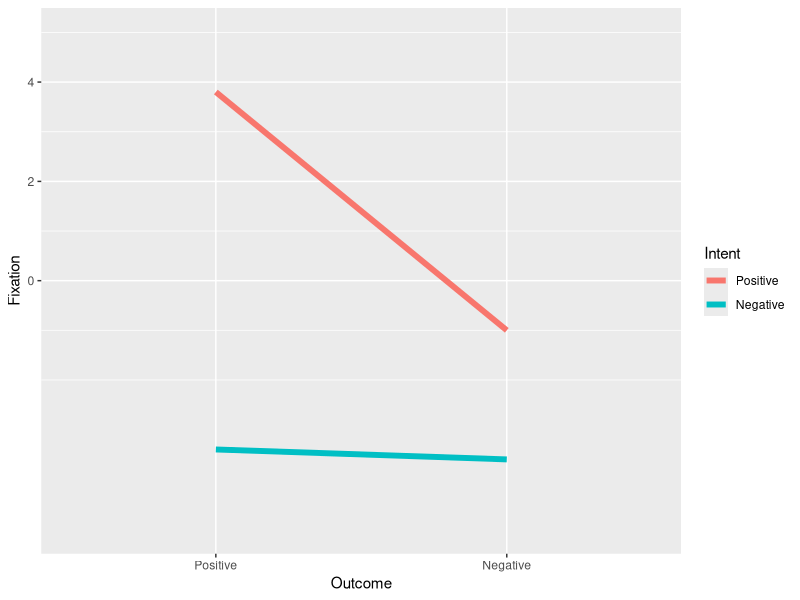
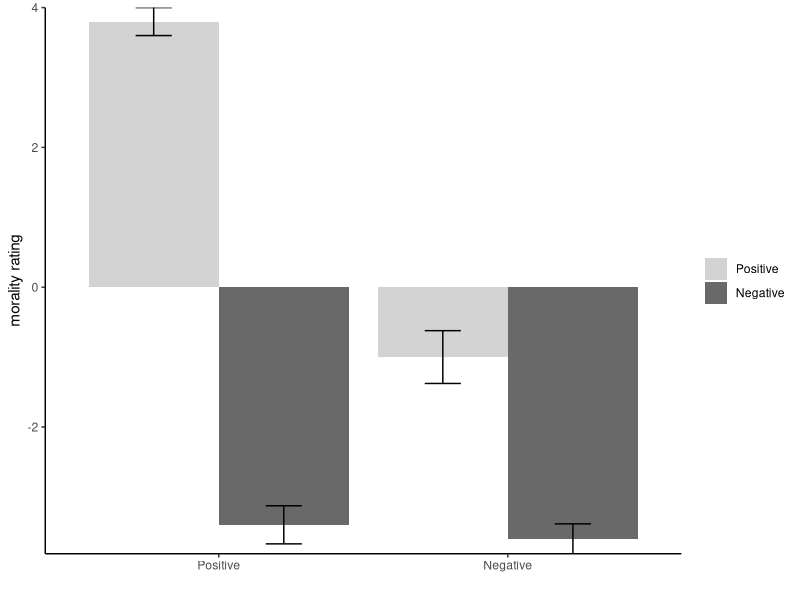

Recreate these plots in R, in order.
# Homework 4

setwd("/Users/rachel/Box\ Sync/R\ Coursework/HW4")

MoralStudy<-read.csv("RmStudy.csv")

MoralStudy$Outcome<-factor(MoralStudy$Outcome, 
                           levels = c(1,2),
                           labels = c("Positive","Negative"))

MoralStudy$Intent<-factor(MoralStudy$Intent, 
                          levels = c(1,2),
                          labels = c("Positive","Negative"))

### Means plot : see the direction of the effect
library(ggplot2)
library(dplyr)
library(emmeans)

Means.Table<-
  MoralStudy %>% 
  group_by(Outcome,Intent) %>%
  summarise(Fix.Mean=mean(Rating))

Means.Lines <-ggplot(data = Means.Table, aes(x = Outcome, y=Fix.Mean, group=Intent))+
  scale_y_continuous(limits=c(-5,5),breaks = seq(0,20,2))+
  geom_line(aes(colour = Intent), size=2)+
  ylab("Fixation")+xlab("Outcome")+
  theme(legend.position = "right")
Means.Lines

### Bar plot : it isn't appropriate to use a line graph so here's a bar chart
Means.Table2<-
  MoralStudy %>% 
  group_by(Outcome,Intent) %>%
  summarise(N=n(),
            Means=mean(Rating),
            SS=sum((Rating-Means)^2),
            SD=sd(Rating),
            SEM=SD/N^.5)

Plot.1<-ggplot(Means.Table2, aes(x = Outcome, y = Means, group = Intent))+
  geom_col(aes(group=Intent, fill=Intent), position=position_dodge(width=0.9))+
  scale_y_continuous(expand = c(0, 0))+ # Forces plot to start at zero
  geom_errorbar(aes(ymax = Means + SEM, ymin= Means - SEM), 
                position=position_dodge(width=0.9), width=0.25)+ #dodge separates the columns into groups
  scale_fill_manual(values=c("#D3D3D3","#696969"))+
  xlab('')+
  ylab('morality rating')+
  theme_bw()+
  theme(panel.grid.major=element_blank(),
        panel.grid.minor=element_blank(),
        panel.border=element_blank(),
        axis.line=element_line(), #this makes the box outline open on top
        legend.title=element_blank())
Plot.1


# Run a two-way RM ANOVA 
library(afex)
ANOVA.Moral<-aov_car(Rating~ Outcome*Intent + Error(SS/Outcome*Intent), 
                     data = MoralStudy)
ANOVA.Moral

### SPSS-Like report
aov_car(Rating~ Outcome*Intent + Error(SS/Outcome*Intent), 
                     data = MoralStudy, return="univariate")

### Manually Select DF Correction & $\eta_p^2$
aov_car(Rating~ Outcome*Intent + Error(SS/Outcome*Intent), 
        data = MoralStudy,
        anova_table=list(correction = "GG", es='pes'))

### Follow up the interaction: we want to see that its driven by the fact that theres a huge
### difference between the Positive intent conditions, whereas there is no difference in 
### the Negative intent conditions
Outcome.by.Intent<-emmeans(ANOVA.Moral,~Outcome|Intent)
test(pairs(Outcome.by.Intent), joint=TRUE)

### Pairwise follow up 
pairs(Outcome.by.Intent, adjust ='none')
